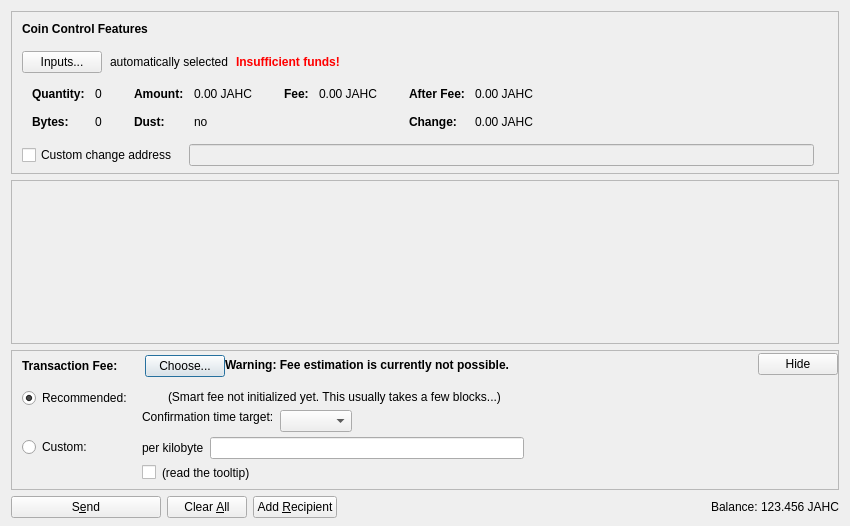
<?xml version="1.0" encoding="UTF-8"?>
<ui version="4.0">
 <class>SendCoinsDialog</class>
 <widget class="QDialog" name="SendCoinsDialog">
  <property name="geometry">
   <rect>
    <x>0</x>
    <y>0</y>
    <width>850</width>
    <height>526</height>
   </rect>
  </property>
  <property name="windowTitle">
   <string>Send Coins</string>
  </property>
  <layout class="QVBoxLayout" name="verticalLayout" stretch="0,1,0,0">
   <property name="bottomMargin">
    <number>8</number>
   </property>
   <item>
    <widget class="QFrame" name="frameCoinControl">
     <property name="sizePolicy">
      <sizepolicy hsizetype="Expanding" vsizetype="Expanding">
       <horstretch>0</horstretch>
       <verstretch>0</verstretch>
      </sizepolicy>
     </property>
     <property name="maximumSize">
      <size>
       <width>16777215</width>
       <height>16777215</height>
      </size>
     </property>
     <property name="frameShape">
      <enum>QFrame::StyledPanel</enum>
     </property>
     <property name="frameShadow">
      <enum>QFrame::Sunken</enum>
     </property>
     <layout class="QVBoxLayout" name="verticalLayoutCoinControl2">
      <property name="spacing">
       <number>0</number>
      </property>
      <property name="leftMargin">
       <number>0</number>
      </property>
      <property name="topMargin">
       <number>0</number>
      </property>
      <property name="rightMargin">
       <number>0</number>
      </property>
      <property name="bottomMargin">
       <number>6</number>
      </property>
      <item>
       <layout class="QVBoxLayout" name="verticalLayoutCoinControl" stretch="0,0,0,0,1">
        <property name="spacing">
         <number>0</number>
        </property>
        <property name="leftMargin">
         <number>10</number>
        </property>
        <property name="topMargin">
         <number>10</number>
        </property>
        <item>
         <layout class="QHBoxLayout" name="horizontalLayoutCoinControl1">
          <property name="bottomMargin">
           <number>15</number>
          </property>
          <item>
           <widget class="QLabel" name="labelCoinControlFeatures">
            <property name="sizePolicy">
             <sizepolicy hsizetype="Preferred" vsizetype="Maximum">
              <horstretch>0</horstretch>
              <verstretch>0</verstretch>
             </sizepolicy>
            </property>
            <property name="font">
             <font>
              <weight>75</weight>
              <bold>true</bold>
             </font>
            </property>
            <property name="styleSheet">
             <string notr="true">font-weight:bold;</string>
            </property>
            <property name="text">
             <string>Coin Control Features</string>
            </property>
           </widget>
          </item>
         </layout>
        </item>
        <item>
         <layout class="QHBoxLayout" name="horizontalLayoutCoinControl2" stretch="0,0,0,0">
          <property name="spacing">
           <number>8</number>
          </property>
          <property name="bottomMargin">
           <number>10</number>
          </property>
          <item>
           <widget class="QPushButton" name="pushButtonCoinControl">
            <property name="styleSheet">
             <string notr="true"/>
            </property>
            <property name="text">
             <string>Inputs...</string>
            </property>
            <property name="autoDefault">
             <bool>false</bool>
            </property>
           </widget>
          </item>
          <item>
           <widget class="QLabel" name="labelCoinControlAutomaticallySelected">
            <property name="text">
             <string>automatically selected</string>
            </property>
            <property name="margin">
             <number>5</number>
            </property>
           </widget>
          </item>
          <item>
           <widget class="QLabel" name="labelCoinControlInsuffFunds">
            <property name="font">
             <font>
              <weight>75</weight>
              <bold>true</bold>
             </font>
            </property>
            <property name="styleSheet">
             <string notr="true">color:red;font-weight:bold;</string>
            </property>
            <property name="text">
             <string>Insufficient funds!</string>
            </property>
            <property name="margin">
             <number>5</number>
            </property>
           </widget>
          </item>
          <item>
           <spacer name="horizontalSpacerCoinControl">
            <property name="orientation">
             <enum>Qt::Horizontal</enum>
            </property>
            <property name="sizeHint" stdset="0">
             <size>
              <width>40</width>
              <height>1</height>
             </size>
            </property>
           </spacer>
          </item>
         </layout>
        </item>
        <item>
         <widget class="QWidget" name="widgetCoinControl" native="true">
          <property name="sizePolicy">
           <sizepolicy hsizetype="Preferred" vsizetype="Preferred">
            <horstretch>0</horstretch>
            <verstretch>0</verstretch>
           </sizepolicy>
          </property>
          <property name="minimumSize">
           <size>
            <width>0</width>
            <height>0</height>
           </size>
          </property>
          <property name="styleSheet">
           <string notr="true"/>
          </property>
          <layout class="QHBoxLayout" name="horizontalLayoutCoinControl5">
           <property name="leftMargin">
            <number>0</number>
           </property>
           <property name="topMargin">
            <number>0</number>
           </property>
           <property name="rightMargin">
            <number>0</number>
           </property>
           <property name="bottomMargin">
            <number>0</number>
           </property>
           <item>
            <layout class="QHBoxLayout" name="horizontalLayoutCoinControl3" stretch="0,0,0,1">
             <property name="spacing">
              <number>20</number>
             </property>
             <property name="topMargin">
              <number>0</number>
             </property>
             <property name="bottomMargin">
              <number>10</number>
             </property>
             <item>
              <layout class="QFormLayout" name="formLayoutCoinControl1">
               <property name="horizontalSpacing">
                <number>10</number>
               </property>
               <property name="verticalSpacing">
                <number>14</number>
               </property>
               <property name="leftMargin">
                <number>10</number>
               </property>
               <property name="topMargin">
                <number>4</number>
               </property>
               <property name="rightMargin">
                <number>6</number>
               </property>
               <item row="0" column="0">
                <widget class="QLabel" name="labelCoinControlQuantityText">
                 <property name="font">
                  <font>
                   <weight>75</weight>
                   <bold>true</bold>
                  </font>
                 </property>
                 <property name="text">
                  <string>Quantity:</string>
                 </property>
                 <property name="margin">
                  <number>0</number>
                 </property>
                </widget>
               </item>
               <item row="0" column="1">
                <widget class="QLabel" name="labelCoinControlQuantity">
                 <property name="cursor">
                  <cursorShape>IBeamCursor</cursorShape>
                 </property>
                 <property name="contextMenuPolicy">
                  <enum>Qt::ActionsContextMenu</enum>
                 </property>
                 <property name="text">
                  <string notr="true">0</string>
                 </property>
                 <property name="margin">
                  <number>0</number>
                 </property>
                 <property name="textInteractionFlags">
                  <set>Qt::LinksAccessibleByMouse|Qt::TextSelectableByKeyboard|Qt::TextSelectableByMouse</set>
                 </property>
                </widget>
               </item>
               <item row="1" column="0">
                <widget class="QLabel" name="labelCoinControlBytesText">
                 <property name="font">
                  <font>
                   <weight>75</weight>
                   <bold>true</bold>
                  </font>
                 </property>
                 <property name="text">
                  <string>Bytes:</string>
                 </property>
                </widget>
               </item>
               <item row="1" column="1">
                <widget class="QLabel" name="labelCoinControlBytes">
                 <property name="cursor">
                  <cursorShape>IBeamCursor</cursorShape>
                 </property>
                 <property name="contextMenuPolicy">
                  <enum>Qt::ActionsContextMenu</enum>
                 </property>
                 <property name="text">
                  <string notr="true">0</string>
                 </property>
                 <property name="textInteractionFlags">
                  <set>Qt::LinksAccessibleByMouse|Qt::TextSelectableByKeyboard|Qt::TextSelectableByMouse</set>
                 </property>
                </widget>
               </item>
              </layout>
             </item>
             <item>
              <layout class="QFormLayout" name="formLayoutCoinControl2">
               <property name="horizontalSpacing">
                <number>10</number>
               </property>
               <property name="verticalSpacing">
                <number>14</number>
               </property>
               <property name="leftMargin">
                <number>6</number>
               </property>
               <property name="topMargin">
                <number>4</number>
               </property>
               <property name="rightMargin">
                <number>6</number>
               </property>
               <item row="0" column="0">
                <widget class="QLabel" name="labelCoinControlAmountText">
                 <property name="font">
                  <font>
                   <weight>75</weight>
                   <bold>true</bold>
                  </font>
                 </property>
                 <property name="text">
                  <string>Amount:</string>
                 </property>
                 <property name="margin">
                  <number>0</number>
                 </property>
                </widget>
               </item>
               <item row="0" column="1">
                <widget class="QLabel" name="labelCoinControlAmount">
                 <property name="cursor">
                  <cursorShape>IBeamCursor</cursorShape>
                 </property>
                 <property name="contextMenuPolicy">
                  <enum>Qt::ActionsContextMenu</enum>
                 </property>
                 <property name="text">
                  <string notr="true">0.00 JAHC</string>
                 </property>
                 <property name="textInteractionFlags">
                  <set>Qt::LinksAccessibleByMouse|Qt::TextSelectableByKeyboard|Qt::TextSelectableByMouse</set>
                 </property>
                </widget>
               </item>
               <item row="1" column="0">
                <widget class="QLabel" name="labelCoinControlLowOutputText">
                 <property name="font">
                  <font>
                   <weight>75</weight>
                   <bold>true</bold>
                  </font>
                 </property>
                 <property name="text">
                  <string>Dust:</string>
                 </property>
                </widget>
               </item>
               <item row="1" column="1">
                <widget class="QLabel" name="labelCoinControlLowOutput">
                 <property name="cursor">
                  <cursorShape>IBeamCursor</cursorShape>
                 </property>
                 <property name="contextMenuPolicy">
                  <enum>Qt::ActionsContextMenu</enum>
                 </property>
                 <property name="text">
                  <string notr="true">no</string>
                 </property>
                 <property name="textInteractionFlags">
                  <set>Qt::LinksAccessibleByMouse|Qt::TextSelectableByKeyboard|Qt::TextSelectableByMouse</set>
                 </property>
                </widget>
               </item>
              </layout>
             </item>
             <item>
              <layout class="QFormLayout" name="formLayoutCoinControl3">
               <property name="horizontalSpacing">
                <number>10</number>
               </property>
               <property name="verticalSpacing">
                <number>14</number>
               </property>
               <property name="leftMargin">
                <number>6</number>
               </property>
               <property name="topMargin">
                <number>4</number>
               </property>
               <property name="rightMargin">
                <number>6</number>
               </property>
               <item row="0" column="0">
                <widget class="QLabel" name="labelCoinControlFeeText">
                 <property name="font">
                  <font>
                   <weight>75</weight>
                   <bold>true</bold>
                  </font>
                 </property>
                 <property name="text">
                  <string>Fee:</string>
                 </property>
                 <property name="margin">
                  <number>0</number>
                 </property>
                </widget>
               </item>
               <item row="0" column="1">
                <widget class="QLabel" name="labelCoinControlFee">
                 <property name="cursor">
                  <cursorShape>IBeamCursor</cursorShape>
                 </property>
                 <property name="contextMenuPolicy">
                  <enum>Qt::ActionsContextMenu</enum>
                 </property>
                 <property name="text">
                  <string notr="true">0.00 JAHC</string>
                 </property>
                 <property name="textInteractionFlags">
                  <set>Qt::LinksAccessibleByMouse|Qt::TextSelectableByKeyboard|Qt::TextSelectableByMouse</set>
                 </property>
                </widget>
               </item>
              </layout>
             </item>
             <item>
              <layout class="QFormLayout" name="formLayoutCoinControl4">
               <property name="horizontalSpacing">
                <number>10</number>
               </property>
               <property name="verticalSpacing">
                <number>14</number>
               </property>
               <property name="leftMargin">
                <number>6</number>
               </property>
               <property name="topMargin">
                <number>4</number>
               </property>
               <property name="rightMargin">
                <number>6</number>
               </property>
               <item row="0" column="0">
                <widget class="QLabel" name="labelCoinControlAfterFeeText">
                 <property name="font">
                  <font>
                   <weight>75</weight>
                   <bold>true</bold>
                  </font>
                 </property>
                 <property name="text">
                  <string>After Fee:</string>
                 </property>
                 <property name="margin">
                  <number>0</number>
                 </property>
                </widget>
               </item>
               <item row="0" column="1">
                <widget class="QLabel" name="labelCoinControlAfterFee">
                 <property name="cursor">
                  <cursorShape>IBeamCursor</cursorShape>
                 </property>
                 <property name="contextMenuPolicy">
                  <enum>Qt::ActionsContextMenu</enum>
                 </property>
                 <property name="text">
                  <string notr="true">0.00 JAHC</string>
                 </property>
                 <property name="textInteractionFlags">
                  <set>Qt::LinksAccessibleByMouse|Qt::TextSelectableByKeyboard|Qt::TextSelectableByMouse</set>
                 </property>
                </widget>
               </item>
               <item row="1" column="0">
                <widget class="QLabel" name="labelCoinControlChangeText">
                 <property name="font">
                  <font>
                   <weight>75</weight>
                   <bold>true</bold>
                  </font>
                 </property>
                 <property name="text">
                  <string>Change:</string>
                 </property>
                </widget>
               </item>
               <item row="1" column="1">
                <widget class="QLabel" name="labelCoinControlChange">
                 <property name="cursor">
                  <cursorShape>IBeamCursor</cursorShape>
                 </property>
                 <property name="contextMenuPolicy">
                  <enum>Qt::ActionsContextMenu</enum>
                 </property>
                 <property name="text">
                  <string notr="true">0.00 JAHC</string>
                 </property>
                 <property name="textInteractionFlags">
                  <set>Qt::LinksAccessibleByMouse|Qt::TextSelectableByKeyboard|Qt::TextSelectableByMouse</set>
                 </property>
                </widget>
               </item>
              </layout>
             </item>
            </layout>
           </item>
          </layout>
         </widget>
        </item>
        <item>
         <layout class="QHBoxLayout" name="horizontalLayoutCoinControl4" stretch="0,0,0">
          <property name="spacing">
           <number>12</number>
          </property>
          <property name="sizeConstraint">
           <enum>QLayout::SetDefaultConstraint</enum>
          </property>
          <property name="topMargin">
           <number>5</number>
          </property>
          <property name="rightMargin">
           <number>5</number>
          </property>
          <item>
           <widget class="QCheckBox" name="checkBoxCoinControlChange">
            <property name="toolTip">
             <string>If this is activated, but the change address is empty or invalid, change will be sent to a newly generated address.</string>
            </property>
            <property name="text">
             <string>Custom change address</string>
            </property>
           </widget>
          </item>
          <item>
           <widget class="QValidatedLineEdit" name="lineEditCoinControlChange">
            <property name="enabled">
             <bool>false</bool>
            </property>
            <property name="sizePolicy">
             <sizepolicy hsizetype="Expanding" vsizetype="Fixed">
              <horstretch>0</horstretch>
              <verstretch>0</verstretch>
             </sizepolicy>
            </property>
           </widget>
          </item>
          <item>
           <widget class="QLabel" name="labelCoinControlChangeLabel">
            <property name="sizePolicy">
             <sizepolicy hsizetype="Preferred" vsizetype="Expanding">
              <horstretch>0</horstretch>
              <verstretch>0</verstretch>
             </sizepolicy>
            </property>
            <property name="minimumSize">
             <size>
              <width>0</width>
              <height>0</height>
             </size>
            </property>
            <property name="text">
             <string/>
            </property>
            <property name="margin">
             <number>3</number>
            </property>
           </widget>
          </item>
         </layout>
        </item>
        <item>
         <spacer name="verticalSpacerCoinControl">
          <property name="orientation">
           <enum>Qt::Vertical</enum>
          </property>
          <property name="sizeHint" stdset="0">
           <size>
            <width>800</width>
            <height>1</height>
           </size>
          </property>
         </spacer>
        </item>
       </layout>
      </item>
     </layout>
    </widget>
   </item>
   <item>
    <widget class="QScrollArea" name="scrollArea">
     <property name="widgetResizable">
      <bool>true</bool>
     </property>
     <widget class="QWidget" name="scrollAreaWidgetContents">
      <property name="geometry">
       <rect>
        <x>0</x>
        <y>0</y>
        <width>830</width>
        <height>104</height>
       </rect>
      </property>
      <layout class="QVBoxLayout" name="verticalLayout_2" stretch="0,1">
       <property name="leftMargin">
        <number>0</number>
       </property>
       <property name="topMargin">
        <number>0</number>
       </property>
       <property name="rightMargin">
        <number>0</number>
       </property>
       <property name="bottomMargin">
        <number>0</number>
       </property>
       <item>
        <layout class="QVBoxLayout" name="entries">
         <property name="spacing">
          <number>6</number>
         </property>
        </layout>
       </item>
       <item>
        <spacer name="verticalSpacer">
         <property name="orientation">
          <enum>Qt::Vertical</enum>
         </property>
         <property name="sizeHint" stdset="0">
          <size>
           <width>20</width>
           <height>40</height>
          </size>
         </property>
        </spacer>
       </item>
      </layout>
     </widget>
    </widget>
   </item>
   <item>
    <widget class="QFrame" name="frameFee">
     <property name="sizePolicy">
      <sizepolicy hsizetype="Expanding" vsizetype="Expanding">
       <horstretch>0</horstretch>
       <verstretch>0</verstretch>
      </sizepolicy>
     </property>
     <property name="maximumSize">
      <size>
       <width>16777215</width>
       <height>16777215</height>
      </size>
     </property>
     <property name="frameShape">
      <enum>QFrame::StyledPanel</enum>
     </property>
     <property name="frameShadow">
      <enum>QFrame::Sunken</enum>
     </property>
     <layout class="QVBoxLayout" name="verticalLayoutFee1">
      <property name="spacing">
       <number>0</number>
      </property>
      <property name="leftMargin">
       <number>0</number>
      </property>
      <property name="topMargin">
       <number>0</number>
      </property>
      <property name="rightMargin">
       <number>0</number>
      </property>
      <property name="bottomMargin">
       <number>0</number>
      </property>
      <item>
       <layout class="QVBoxLayout" name="verticalLayoutFee2" stretch="0,0,0">
        <property name="spacing">
         <number>0</number>
        </property>
        <property name="leftMargin">
         <number>10</number>
        </property>
        <property name="topMargin">
         <number>0</number>
        </property>
        <item>
         <layout class="QHBoxLayout" name="horizontalLayoutFee1">
          <property name="bottomMargin">
           <number>0</number>
          </property>
          <item>
           <layout class="QVBoxLayout" name="verticalLayoutFee7">
            <property name="spacing">
             <number>0</number>
            </property>
            <item>
             <spacer name="verticalSpacerSmartFee">
              <property name="orientation">
               <enum>Qt::Vertical</enum>
              </property>
              <property name="sizeType">
               <enum>QSizePolicy::Fixed</enum>
              </property>
              <property name="sizeHint" stdset="0">
               <size>
                <width>1</width>
                <height>4</height>
               </size>
              </property>
             </spacer>
            </item>
            <item>
             <layout class="QHBoxLayout" name="horizontalLayoutSmartFee">
              <property name="spacing">
               <number>10</number>
              </property>
              <item>
               <widget class="QLabel" name="labelFeeHeadline">
                <property name="sizePolicy">
                 <sizepolicy hsizetype="Preferred" vsizetype="Maximum">
                  <horstretch>0</horstretch>
                  <verstretch>0</verstretch>
                 </sizepolicy>
                </property>
                <property name="font">
                 <font>
                  <weight>75</weight>
                  <bold>true</bold>
                 </font>
                </property>
                <property name="styleSheet">
                 <string notr="true">font-weight:bold;</string>
                </property>
                <property name="text">
                 <string>Transaction Fee:</string>
                </property>
               </widget>
              </item>
              <item>
               <widget class="QLabel" name="labelFeeMinimized">
                <property name="text">
                 <string/>
                </property>
               </widget>
              </item>
              <item>
               <widget class="QPushButton" name="buttonChooseFee">
                <property name="text">
                 <string>Choose...</string>
                </property>
               </widget>
              </item>
             </layout>
            </item>
            <item>
             <spacer name="verticalSpacer_5">
              <property name="orientation">
               <enum>Qt::Vertical</enum>
              </property>
              <property name="sizeHint" stdset="0">
               <size>
                <width>1</width>
                <height>1</height>
               </size>
              </property>
             </spacer>
            </item>
           </layout>
          </item>
          <item>
           <widget class="QLabel" name="fallbackFeeWarningLabel">
            <property name="toolTip">
             <string>Using the fallbackfee can result in sending a transaction that will take several hours or days (or never) to confirm. Consider choosing your fee manually or wait until you have validated the complete chain.</string>
            </property>
            <property name="font">
            <font>
                <weight>75</weight>
                <bold>true</bold>
            </font>
            </property>
            <property name="text">
             <string>Warning: Fee estimation is currently not possible.</string>
            </property>
            <property name="wordWrap">
             <bool>false</bool>
            </property>
           </widget>
          </item>
          <item>
           <spacer name="horizontalSpacer_4">
            <property name="orientation">
             <enum>Qt::Horizontal</enum>
            </property>
            <property name="sizeType">
             <enum>QSizePolicy::MinimumExpanding</enum>
            </property>
            <property name="sizeHint" stdset="0">
             <size>
              <width>40</width>
              <height>20</height>
             </size>
            </property>
           </spacer>
          </item>
          <item>
           <widget class="QPushButton" name="buttonMinimizeFee">
            <property name="toolTip">
             <string>collapse fee-settings</string>
            </property>
            <property name="text">
             <string>Hide</string>
            </property>
           </widget>
          </item>
         </layout>
        </item>
        <item>
         <widget class="QFrame" name="frameFeeSelection">
          <layout class="QVBoxLayout" name="verticalLayoutFee12">
           <property name="spacing">
            <number>0</number>
           </property>
           <property name="leftMargin">
            <number>0</number>
           </property>
           <property name="topMargin">
            <number>0</number>
           </property>
           <property name="rightMargin">
            <number>0</number>
           </property>
           <property name="bottomMargin">
            <number>0</number>
           </property>
           <item>
            <layout class="QGridLayout" name="gridLayoutFee">
             <property name="topMargin">
              <number>10</number>
             </property>
             <property name="bottomMargin">
              <number>4</number>
             </property>
             <property name="horizontalSpacing">
              <number>10</number>
             </property>
             <property name="verticalSpacing">
              <number>4</number>
             </property>
             <item row="1" column="1">
              <layout class="QVBoxLayout" name="verticalLayoutFee8">
               <property name="spacing">
                <number>6</number>
               </property>
               <item>
                <layout class="QHBoxLayout" name="horizontalLayoutFee13">
                 <item>
                  <widget class="QLabel" name="labelCustomPerKilobyte">
                   <property name="toolTip">
                    <string>If the custom fee is set to 1000 satoshis and the transaction is only 250 bytes, then &quot;per kilobyte&quot; only pays 250 satoshis in fee, while &quot;total at least&quot; pays 1000 satoshis. For transactions bigger than a kilobyte both pay by kilobyte.</string>
                   </property>
                   <property name="text">
                    <string>per kilobyte</string>
                   </property>
                  </widget>
                 </item>
                 <item>
                  <widget class="BitcoinAmountField" name="customFee"/>
                 </item>
                 <item>
                  <spacer name="horizontalSpacer_6">
                   <property name="orientation">
                    <enum>Qt::Horizontal</enum>
                   </property>
                   <property name="sizeHint" stdset="0">
                    <size>
                     <width>1</width>
                     <height>1</height>
                    </size>
                   </property>
                  </spacer>
                 </item>
                </layout>
               </item>
               <item>
                <layout class="QHBoxLayout" name="horizontalLayoutFee8">
                 <item>
                  <widget class="QCheckBox" name="checkBoxMinimumFee">
                   <property name="toolTip">
                    <string>Paying only the minimum fee is just fine as long as there is less transaction volume than space in the blocks. But be aware that this can end up in a never confirming transaction once there is more demand for jahcoin transactions than the network can process.</string>
                   </property>
                   <property name="text">
                    <string/>
                   </property>
                  </widget>
                 </item>
                 <item>
                  <widget class="QLabel" name="labelMinFeeWarning">
                   <property name="enabled">
                    <bool>true</bool>
                   </property>
                   <property name="toolTip">
                    <string>Paying only the minimum fee is just fine as long as there is less transaction volume than space in the blocks. But be aware that this can end up in a never confirming transaction once there is more demand for jahcoin transactions than the network can process.</string>
                   </property>
                   <property name="text">
                    <string>(read the tooltip)</string>
                   </property>
                   <property name="margin">
                    <number>5</number>
                   </property>
                  </widget>
                 </item>
                 <item>
                  <spacer name="horizontalSpacer_2">
                   <property name="orientation">
                    <enum>Qt::Horizontal</enum>
                   </property>
                   <property name="sizeHint" stdset="0">
                    <size>
                     <width>1</width>
                     <height>1</height>
                    </size>
                   </property>
                  </spacer>
                 </item>
                </layout>
               </item>
              </layout>
             </item>
             <item row="0" column="0">
              <layout class="QVBoxLayout" name="verticalLayoutFee4" stretch="0,1">
               <item>
                <widget class="QRadioButton" name="radioSmartFee">
                 <property name="text">
                  <string>Recommended:</string>
                 </property>
                 <property name="checked">
                  <bool>true</bool>
                 </property>
                 <attribute name="buttonGroup">
                  <string notr="true">groupFee</string>
                 </attribute>
                </widget>
               </item>
               <item>
                <spacer name="verticalSpacer_2">
                 <property name="orientation">
                  <enum>Qt::Vertical</enum>
                 </property>
                 <property name="sizeHint" stdset="0">
                  <size>
                   <width>1</width>
                   <height>1</height>
                  </size>
                 </property>
                </spacer>
               </item>
              </layout>
             </item>
             <item row="1" column="0">
              <layout class="QVBoxLayout" name="verticalLayoutFee9" stretch="0,1">
               <item>
                <widget class="QRadioButton" name="radioCustomFee">
                 <property name="text">
                  <string>Custom:</string>
                 </property>
                 <attribute name="buttonGroup">
                  <string notr="true">groupFee</string>
                 </attribute>
                </widget>
               </item>
               <item>
                <spacer name="verticalSpacer_6">
                 <property name="orientation">
                  <enum>Qt::Vertical</enum>
                 </property>
                 <property name="sizeHint" stdset="0">
                  <size>
                   <width>1</width>
                   <height>1</height>
                  </size>
                 </property>
                </spacer>
               </item>
              </layout>
             </item>
             <item row="0" column="1">
              <layout class="QVBoxLayout" name="verticalLayoutFee3" stretch="0,0,1">
               <property name="spacing">
                <number>6</number>
               </property>
               <property name="topMargin">
                <number>2</number>
               </property>
               <item>
                <layout class="QHBoxLayout" name="horizontalLayoutFee12">
                 <item>
                  <widget class="QLabel" name="labelSmartFee">
                   <property name="text">
                    <string/>
                   </property>
                   <property name="margin">
                    <number>2</number>
                   </property>
                  </widget>
                 </item>
                 <item>
                  <widget class="QLabel" name="labelFeeEstimation">
                   <property name="text">
                    <string/>
                   </property>
                  </widget>
                 </item>
                 <item>
                  <widget class="QLabel" name="labelSmartFee2">
                   <property name="text">
                    <string>(Smart fee not initialized yet. This usually takes a few blocks...)</string>
                   </property>
                   <property name="margin">
                    <number>2</number>
                   </property>
                  </widget>
                 </item>
                 <item>
                  <spacer name="horizontalSpacer_5">
                   <property name="orientation">
                    <enum>Qt::Horizontal</enum>
                   </property>
                   <property name="sizeHint" stdset="0">
                    <size>
                     <width>1</width>
                     <height>1</height>
                    </size>
                   </property>
                  </spacer>
                 </item>
                </layout>
               </item>
               <item>
                <layout class="QHBoxLayout" name="horizontalLayoutFee9">
                 <item>
                  <layout class="QVBoxLayout" name="verticalLayoutFee6">
                   <item>
                    <widget class="QLabel" name="labelSmartFee3">
                     <property name="text">
                      <string>Confirmation time target:</string>
                     </property>
                     <property name="margin">
                      <number>2</number>
                     </property>
                    </widget>
                   </item>
                   <item>
                    <spacer name="verticalSpacer_3">
                     <property name="orientation">
                      <enum>Qt::Vertical</enum>
                     </property>
                     <property name="sizeHint" stdset="0">
                      <size>
                       <width>1</width>
                       <height>1</height>
                      </size>
                     </property>
                    </spacer>
                   </item>
                  </layout>
                 </item>
                 <item>
                  <layout class="QVBoxLayout" name="verticalLayoutFee5">
                   <property name="rightMargin">
                    <number>30</number>
                   </property>
                   <item>
                    <layout class="QHBoxLayout" name="horizontalLayoutConfTarget">
                     <property name="bottomMargin">
                      <number>0</number>
                     </property>
                     <item>
                      <widget class="QComboBox" name="confTargetSelector"/>
                     </item>
                     <item>
                      <spacer name="horizontalSpacerConfTarget">
                       <property name="orientation">
                        <enum>Qt::Horizontal</enum>
                       </property>
                       <property name="sizeHint" stdset="0">
                        <size>
                         <width>40</width>
                         <height>20</height>
                        </size>
                       </property>
                      </spacer>
                     </item>
                    </layout>
                   </item>
                  </layout>
                 </item>
                </layout>
               </item>
               <item>
                <spacer name="verticalSpacer_4">
                 <property name="orientation">
                  <enum>Qt::Vertical</enum>
                 </property>
                 <property name="sizeHint" stdset="0">
                  <size>
                   <width>1</width>
                   <height>1</height>
                  </size>
                 </property>
                </spacer>
               </item>
              </layout>
             </item>
            </layout>
           </item>
          </layout>
         </widget>
        </item>
        <item>
         <spacer name="verticalSpacerFee">
          <property name="orientation">
           <enum>Qt::Vertical</enum>
          </property>
          <property name="sizeHint" stdset="0">
           <size>
            <width>40</width>
            <height>5</height>
           </size>
          </property>
         </spacer>
        </item>
       </layout>
      </item>
     </layout>
    </widget>
   </item>
   <item>
    <layout class="QHBoxLayout" name="horizontalLayout">
     <item>
      <widget class="QPushButton" name="sendButton">
       <property name="minimumSize">
        <size>
         <width>150</width>
         <height>0</height>
        </size>
       </property>
       <property name="toolTip">
        <string>Confirm the send action</string>
       </property>
       <property name="text">
        <string>S&amp;end</string>
       </property>
       <property name="icon">
        <iconset resource="../bitcoin.qrc">
         <normaloff>:/icons/send</normaloff>:/icons/send</iconset>
       </property>
       <property name="autoDefault">
        <bool>false</bool>
       </property>
       <property name="default">
        <bool>false</bool>
       </property>
      </widget>
     </item>
     <item>
      <widget class="QPushButton" name="clearButton">
       <property name="sizePolicy">
        <sizepolicy hsizetype="Minimum" vsizetype="Fixed">
         <horstretch>0</horstretch>
         <verstretch>0</verstretch>
        </sizepolicy>
       </property>
       <property name="toolTip">
        <string>Clear all fields of the form.</string>
       </property>
       <property name="text">
        <string>Clear &amp;All</string>
       </property>
       <property name="icon">
        <iconset resource="../bitcoin.qrc">
         <normaloff>:/icons/remove</normaloff>:/icons/remove</iconset>
       </property>
       <property name="autoDefault">
        <bool>false</bool>
       </property>
      </widget>
     </item>
     <item>
      <widget class="QPushButton" name="addButton">
       <property name="toolTip">
        <string>Send to multiple recipients at once</string>
       </property>
       <property name="text">
        <string>Add &amp;Recipient</string>
       </property>
       <property name="icon">
        <iconset resource="../bitcoin.qrc">
         <normaloff>:/icons/add</normaloff>:/icons/add</iconset>
       </property>
       <property name="autoDefault">
        <bool>false</bool>
       </property>
      </widget>
     </item>
     <item>
      <spacer name="horizontalSpacer">
       <property name="orientation">
        <enum>Qt::Horizontal</enum>
       </property>
       <property name="sizeHint" stdset="0">
        <size>
         <width>40</width>
         <height>20</height>
        </size>
       </property>
      </spacer>
     </item>
     <item>
      <layout class="QHBoxLayout" name="horizontalLayout_2">
       <property name="spacing">
        <number>3</number>
       </property>
       <item>
        <widget class="QLabel" name="label">
         <property name="sizePolicy">
          <sizepolicy hsizetype="Preferred" vsizetype="Fixed">
           <horstretch>0</horstretch>
           <verstretch>0</verstretch>
          </sizepolicy>
         </property>
         <property name="text">
          <string>Balance:</string>
         </property>
        </widget>
       </item>
       <item>
        <widget class="QLabel" name="labelBalance">
         <property name="sizePolicy">
          <sizepolicy hsizetype="Preferred" vsizetype="Fixed">
           <horstretch>0</horstretch>
           <verstretch>0</verstretch>
          </sizepolicy>
         </property>
         <property name="cursor">
          <cursorShape>IBeamCursor</cursorShape>
         </property>
         <property name="text">
          <string notr="true">123.456 JAHC</string>
         </property>
         <property name="textInteractionFlags">
          <set>Qt::LinksAccessibleByMouse|Qt::TextSelectableByKeyboard|Qt::TextSelectableByMouse</set>
         </property>
        </widget>
       </item>
      </layout>
     </item>
    </layout>
   </item>
  </layout>
 </widget>
 <customwidgets>
  <customwidget>
   <class>QValidatedLineEdit</class>
   <extends>QLineEdit</extends>
   <header>qt/qvalidatedlineedit.h</header>
  </customwidget>
  <customwidget>
   <class>BitcoinAmountField</class>
   <extends>QLineEdit</extends>
   <header>qt/bitcoinamountfield.h</header>
   <container>1</container>
  </customwidget>
 </customwidgets>
 <resources>
  <include location="../bitcoin.qrc"/>
 </resources>
 <connections/>
 <buttongroups>
  <buttongroup name="groupFee"/>
 </buttongroups>
</ui>
